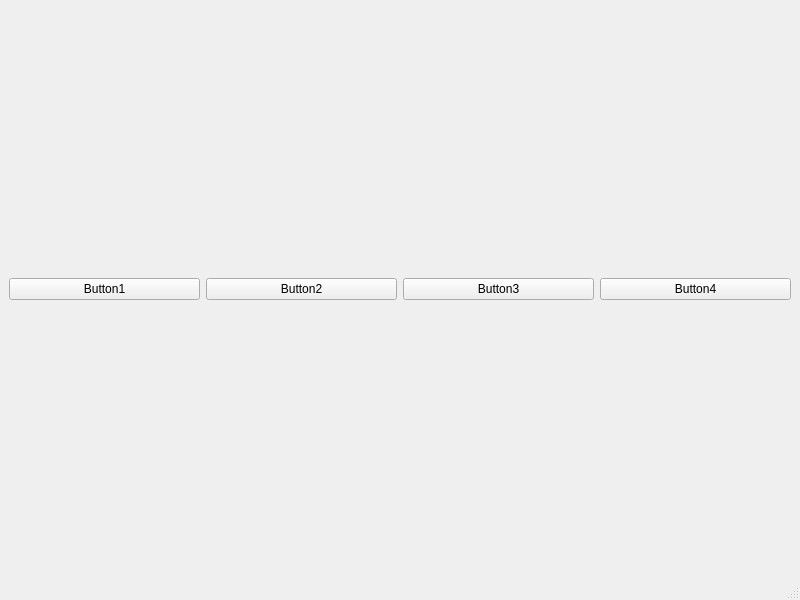
<?xml version="1.0" encoding="UTF-8"?>
<ui version="4.0">
 <class>MainWindow</class>
 <widget class="QMainWindow" name="MainWindow">
  <property name="geometry">
   <rect>
    <x>0</x>
    <y>0</y>
    <width>800</width>
    <height>600</height>
   </rect>
  </property>
  <property name="windowTitle">
   <string>MainWindow</string>
  </property>
  <widget class="QWidget" name="centralwidget">
   <layout class="QHBoxLayout" name="horizontalLayout">
    <item>
     <widget class="QPushButton" name="pushButton">
      <property name="text">
       <string>Button1</string>
      </property>
     </widget>
    </item>
    <item>
     <widget class="QPushButton" name="pushButton_2">
      <property name="text">
       <string>Button2</string>
      </property>
     </widget>
    </item>
    <item>
     <widget class="QPushButton" name="pushButton_3">
      <property name="text">
       <string>Button3</string>
      </property>
     </widget>
    </item>
    <item>
     <widget class="QPushButton" name="pushButton_4">
      <property name="text">
       <string>Button4</string>
      </property>
     </widget>
    </item>
   </layout>
  </widget>
  <widget class="QMenuBar" name="menubar">
   <property name="geometry">
    <rect>
     <x>0</x>
     <y>0</y>
     <width>800</width>
     <height>26</height>
    </rect>
   </property>
  </widget>
  <widget class="QStatusBar" name="statusbar"/>
 </widget>
 <resources/>
 <connections/>
</ui>
